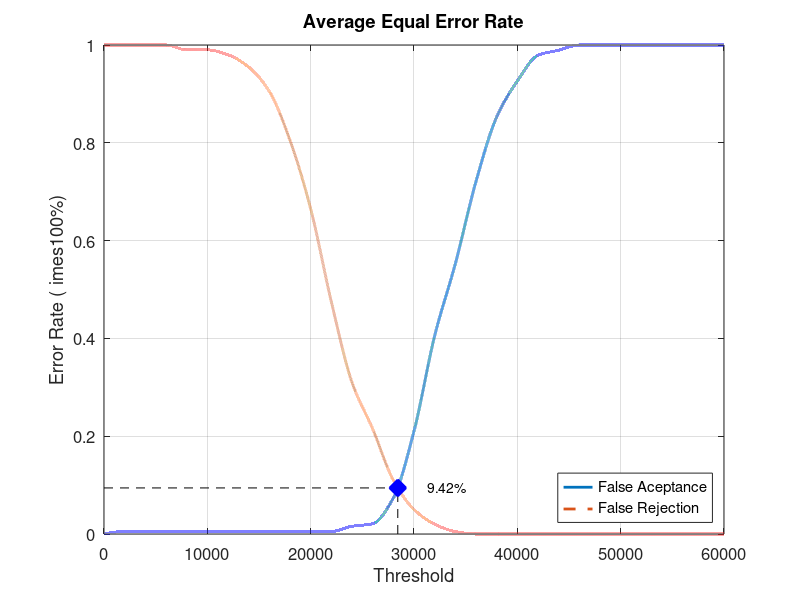
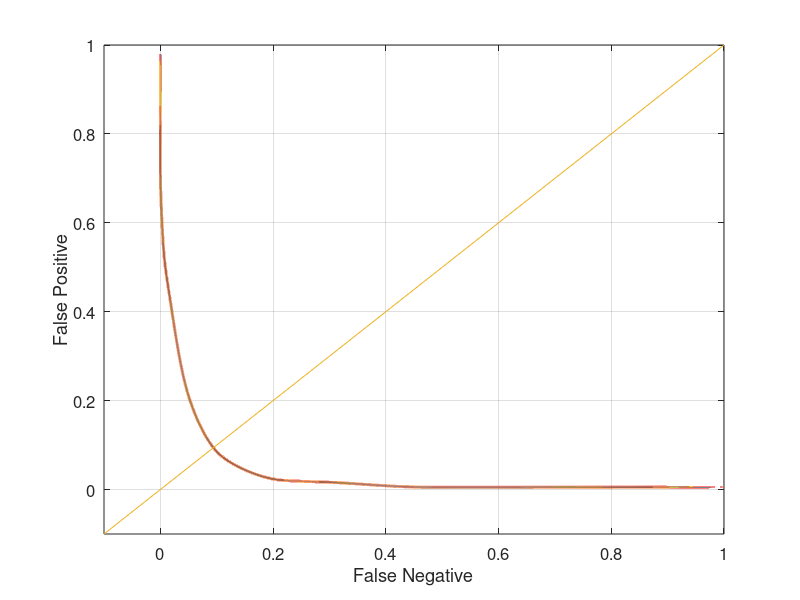

These figures' MATLAB source, in order:
close all;
clear;
clc;
x = 0:2000:60000;
xq = 0:0.5:60000;

y0 = [0 0.00526316 0.00526316 0.00526316 0.00526316 0.00526316 0.00526316 0.00526316 0.00526316 0.00526316 0.00526316 0.00526316 0.0157895 0.0210526 0.0736842 0.210526 0.405263 0.552632 0.721053 0.852632 0.926316 0.978947 0.989474 1 1 1 1 1 1 1 1]
yy0 = interp1(x, y0, xq, 'pchip');
y1 = [1 1 1 1 0.99 0.99 0.98 0.955 0.905 0.805 0.665 0.475 0.31 0.215 0.11 0.05 0.02 0.005 0 0 0 0 0 0 0 0 0 0 0 0 0]
yy1 = interp1(x, y1, xq, 'pchip');

% Calculating EER: 
y2 = abs(y0 - y1);
find(y2 == min(y2))
yy2 = abs(yy0 - yy1);
xEER = find(yy2 == min(yy2));
xEERIndex = xq(xEER) % X-axis EER
yEER = yy0(xEER) % Y-axis EER

main = figure
plot(xq, yy0,'-','LineWidth', 2);	hold on
plot(xq, yy1,'--','LineWidth', 2);	hold on
plot([xEERIndex xEERIndex], [0 yEER], 'k--');	hold on
plot([0 xEERIndex], [yEER yEER], 'k--');	hold on
plot(xEERIndex, yEER, 'bx', 'LineWidth', 10);	hold on
text(xEERIndex + 10 * xEERIndex / 100, yEER, [num2str(round((10000 * yEER)) / 100) '%'])
legend('False Aceptance', 'False Rejection', 'Location', 'SouthEast')
xlabel('Threshold')
ylabel('Error Rate (	imes100%)')
title('Average Equal Error Rate')
set(gca, 'FontSize', 12)
axis([0 60000 0 1])
grid on

print(main, 'Database5_2Main', '-dpng');
FNRxFPR = figure('Color', [1 1 1]);
plot(yy1, yy0, '-', yy1, yy0, 'LineWidth', 2);
hold on
y = -0.1:0.1:1
plot(y, y); 
set(gca, 'FontSize', 12)
xlabel('False Negative')
ylabel('False Positive')
axis([-0.1 1 -0.1 1])
set(gca, 'FontSize', 12)
grid on

print(FNRxFPR, 'Database5_2FNRxFPR','-dpng');
